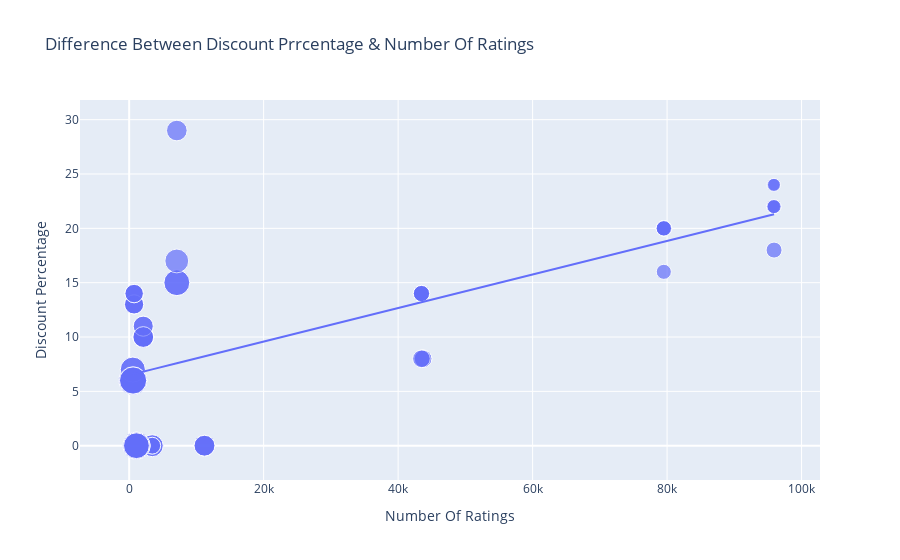

The notebook cell saved with this chart:
### Code cell
figure4=px.scatter(data_frame=df,x="Number Of Ratings",y="Discount Percentage",size="Sale Price",trendline="ols",title="Difference Between Discount Prrcentage & Number Of Ratings")
figure4

### Figure 1 — Plotly figure (JSON) as saved in the notebook; plotly's stock layout.template omitted (floating-point values rounded to 4 significant figures)
{"data": [{"hovertemplate": "Number Of Ratings=%{x}<br>Discount Percentage=%{y}<br>Sale Price=%{marker.size}<extra></extra>", "legendgroup": "", "marker": {"color": "#636efa", "size": [49900, 84900, 84900, 77000, 77000, 49900, 49900, 77000, 89900, 41999, 39999, 41999, 41999, 41999, 131900, 117100, 131900, 117100, 74999, 117900, 117100, 117900, 99900, 44999, 140900, 130900, 64900, 120900, 59900, 75900, 110900, 130900, 120900, 64900, 64900, 75900, 75900, 120900, 59900, 120900, 75900, 140900, 70900, 70900, 75900, 59900, 110900, 120900, 130900, 130900, 54999, 54999, 29999, 34999, 34999, 34999, 54999, 29999, 46999, 46999, 46999, 46999], "sizemode": "area", "sizeref": 352.2, "symbol": "circle"}, "mode": "markers", "name": "", "orientation": "v", "showlegend": false, "type": "scatter", "x": [3431, 3431, 3431, 11202, 11202, 3431, 3431, 11202, 1454, 79512, 79512, 79582, 79512, 79512, 1078, 1078, 1078, 1078, 7088, 7088, 1078, 7088, 7081, 95909, 542, 580, 740, 545, 740, 2101, 545, 580, 580, 730, 730, 2101, 2101, 580, 740, 580, 2092, 545, 2101, 2092, 2101, 740, 545, 580, 580, 580, 43707, 43707, 95807, 95909, 95807, 95909, 43470, 95909, 43470, 43470, 43470, 43470], "xaxis": "x", "y": [0, 0, 0, 0, 0, 0, 0, 0, 0, 20, 16, 20, 20, 20, 0, 0, 0, 0, 29, 15, 0, 15, 17, 18, 6, 6, 13, 6, 14, 10, 7, 6, 6, 13, 13, 10, 10, 6, 14, 6, 10, 6, 11, 11, 10, 14, 7, 6, 6, 6, 8, 8, 24, 22, 22, 22, 8, 24, 14, 14, 14, 14], "yaxis": "y"}, {"hovertemplate": "<b>OLS trendline</b><br>Discount Percentage = 0.000154292 * Number Of Ratings + 6.49233<br>R<sup>2</sup>=0.468988<br><br>Number Of Ratings=%{x}<br>Discount Percentage=%{y} <b>(trend)</b><extra></extra>", "legendgroup": "", "marker": {"color": "#636efa", "symbol": "circle"}, "mode": "lines", "name": "", "showlegend": false, "type": "scatter", "x": [542, 545, 545, 545, 545, 580, 580, 580, 580, 580, 580, 580, 580, 730, 730, 740, 740, 740, 740, 1078, 1078, 1078, 1078, 1078, 1454, 2092, 2092, 2101, 2101, 2101, 2101, 2101, 3431, 3431, 3431, 3431, 3431, 7081, 7088, 7088, 7088, 11202, 11202, 11202, 43470, 43470, 43470, 43470, 43470, 43707, 43707, 79512, 79512, 79512, 79512, 79582, 95807, 95807, 95909, 95909, 95909, 95909], "xaxis": "x", "y": [6.576, 6.576, 6.576, 6.576, 6.576, 6.582, 6.582, 6.582, 6.582, 6.582, 6.582, 6.582, 6.582, 6.605, 6.605, 6.607, 6.607, 6.607, 6.607, 6.659, 6.659, 6.659, 6.659, 6.659, 6.717, 6.815, 6.815, 6.816, 6.816, 6.816, 6.816, 6.816, 7.022, 7.022, 7.022, 7.022, 7.022, 7.585, 7.586, 7.586, 7.586, 8.221, 8.221, 8.221, 13.2, 13.2, 13.2, 13.2, 13.2, 13.24, 13.24, 18.76, 18.76, 18.76, 18.76, 18.77, 21.27, 21.27, 21.29, 21.29, 21.29, 21.29], "yaxis": "y"}], "layout": {"autosize": true, "legend": {"itemsizing": "constant", "tracegroupgap": 0}, "title": {"text": "Difference Between Discount Prrcentage & Number Of Ratings"}, "xaxis": {"anchor": "y", "autorange": true, "domain": [0, 1], "range": [-6960.0, 102500.0], "title": {"text": "Number Of Ratings"}, "type": "linear"}, "yaxis": {"anchor": "x", "autorange": true, "domain": [0, 1], "range": [-5.213, 33.41], "title": {"text": "Discount Percentage"}, "type": "linear"}}}
